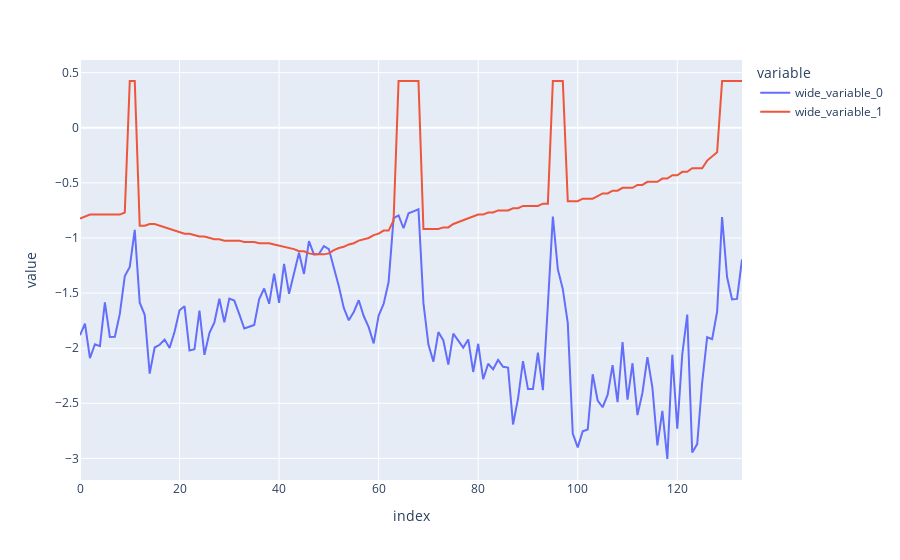

The notebook cell saved with this chart:
### Code cell


### Figure 1 — Plotly figure (JSON) as saved in the notebook; plotly's stock layout.template omitted (floating-point values rounded to 4 significant figures; data arrays with more than 128 entries replaced by an {"elided": "..."} marker saying what was removed)
{"data": [{"hovertemplate": "variable=wide_variable_0<br>index=%{x}<br>value=%{y}<extra></extra>", "legendgroup": "wide_variable_0", "line": {"color": "#636efa", "dash": "solid"}, "marker": {"symbol": "circle"}, "mode": "lines", "name": "wide_variable_0", "orientation": "v", "showlegend": true, "type": "scatter", "x": {"elided": "134 int values"}, "xaxis": "x", "y": {"elided": "134 float values"}, "yaxis": "y"}, {"hovertemplate": "variable=wide_variable_1<br>index=%{x}<br>value=%{y}<extra></extra>", "legendgroup": "wide_variable_1", "line": {"color": "#EF553B", "dash": "solid"}, "marker": {"symbol": "circle"}, "mode": "lines", "name": "wide_variable_1", "orientation": "v", "showlegend": true, "type": "scatter", "x": {"elided": "134 int values"}, "xaxis": "x", "y": {"elided": "134 float values"}, "yaxis": "y"}], "layout": {"autosize": true, "legend": {"title": {"text": "variable"}, "tracegroupgap": 0}, "margin": {"t": 60}, "xaxis": {"anchor": "y", "autorange": true, "domain": [0, 1], "range": [0, 133], "title": {"text": "index"}, "type": "linear"}, "yaxis": {"anchor": "x", "autorange": true, "domain": [0, 1], "range": [-3.196, 0.6148], "title": {"text": "value"}, "type": "linear"}}}
